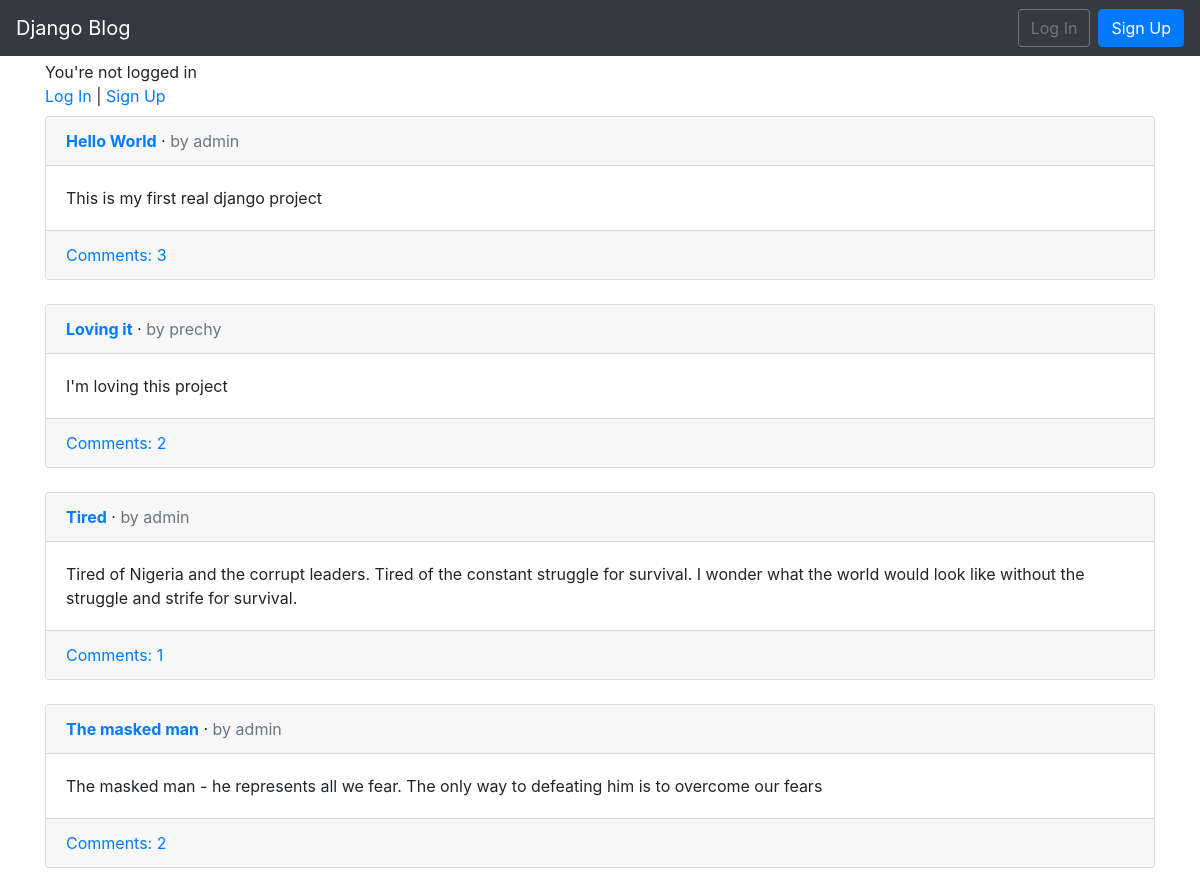
The page / on the database its author committed.
### blog/models.py (models this page shows, shortened)
class Post(models.Model):
    title = models.CharField(max_length=200)
    author = models.ForeignKey(get_user_model(), on_delete=models.CASCADE,)
    body = models.TextField()

### blog/views.py (the view)
# urls.py: path('', BlogListView.as_view(), name='home'),
class BlogListView(ListView):
    model = Post
    template_name = 'home.html'

### templates/home.html
{% extends 'base.html' %}
{% block content %}
    {% if user.is_authenticated %}
        <p class="font-weight-bold">Welcome {{ user.username }}!</p>
    {% else %}
        <div class="mt-1 mb-2">
            <p class="m-0">You're not logged in</p>
            <a href="{% url 'login' %}">Log In</a>  |
            <a href="{% url 'signup' %}">Sign Up</a>
        </div>
    {% endif %}
    {% for post in object_list %}
        <div class="card">
            <div class="card-header">
                <a class="font-weight-bold" href="{% url 'post_detail' post.pk %}">{{ post.title }}</a> &middot;
                <span class="text-muted">by {{ post.author }}</span>
            </div>
            <div class="card-body">
                {{ post.body }}
            </div>
            <div class="card-footer">
                <a href="{% url 'post_detail' post.pk %}">Comments: {{ post.comments.count }}</a>
            </div>
        </div>
        <br>
    {% endfor %}
{% endblock %}

### rows shown on the page
Post: title "Hello World", author "admin", body "This is my first real django project", comments.count "3"
Post: title "Loving it", author "prechy", body "I'm loving this project", comments.count "2"
Post: title "Tired", author "admin", body "Tired of Nigeria and the corrupt leaders. Tired of the constant struggle for survival. I wonder what the world would look like without the struggle and strife for survival.", comments.count "1"
Post: title "The masked man", author "admin", body "The masked man - he represents all we fear. The only way to defeating him is to overcome our fears", comments.count "2"
